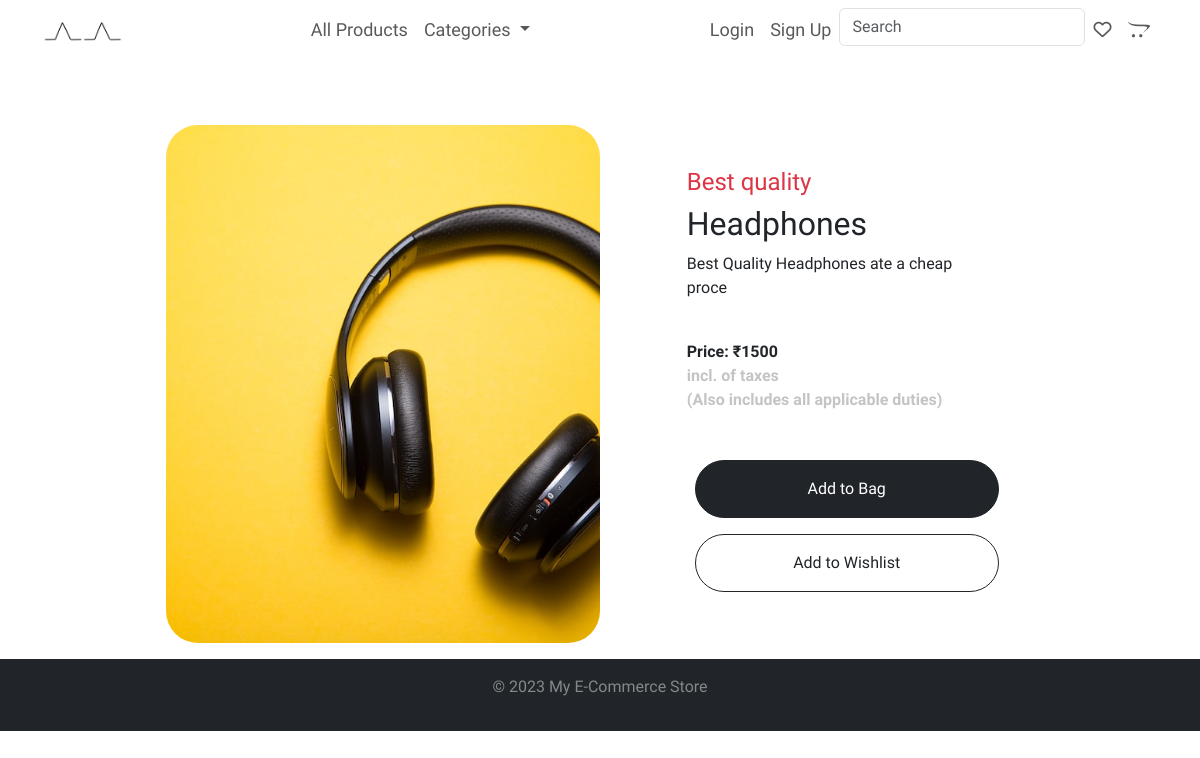
The app's page /products/2 with its own data.
### ecommerce/models.py (models this page shows, shortened)
class Products(models.Model):
    name = models.CharField(max_length=60)
    price = models.IntegerField(default=0)
    category = models.ForeignKey(Category, on_delete=models.CASCADE, default=1)
    tagline = models.CharField(max_length=50, null=True, blank=True)
    description = models.CharField(
        max_length=250, default='', blank=True, null=True)
    image = models.ImageField(upload_to='uploads/products/')
    @staticmethod
    def get_product_by_id(id):
        return Products.objects.filter(id=id)[0]

### ecommerce/views.py (the view, shortened to what this page needs)
# urls.py: path('products/<int:product_id>', views.product_detail, name='product_detail'),
def product_detail(req, product_id):
    product = Products.get_product_by_id(product_id)
    categories = Category.get_all_categories()
    cart_quantity = 0
    user = req.session.get("customer_id")
    return render(req, "product_detail.html", {"product": product, "categories": categories, "cart_quantity": cart_quantity})

### ecommerce/models.py (called while the page is built)
    @staticmethod
    def get_all_categories():
        return Category.objects.all()

    def __str__(self):
        return self.name

### ecommerce/Templates/product_detail.html (shortened to what this page needs)
{% extends "master.html" %}
{% block content %}
<section class="product-details d-flex flex-row justify-content-around p-3 w-75">
    <img src=" {{ product.image.url }}" alt="{{ product.name }}" class="img-fluid product-image rounded-5 w-50">
    <div class="product-info w-50">
        {% if product.tagline %}
        <h4 class="text-danger product-tagline">{{ product.tagline }}</h4>
        {% endif %}
        <h2>{{ product.name }}</h2>
        <p class="product-description">{{ product.description }}</p>
        <div class="product-info-price">
            <p class="product-price">Price: ₹{{ product.price }}<br>
                <span class="product-price-desc">incl. of taxes <br>(Also includes all applicable duties)</span>
            </p>
        </div>
        <div class="product-info-button-group">
            {% if cart_quantity == 0 %}
            <a href="{% url 'add_to_cart' product_id=product.id %}" class="btn btn-dark rounded-5 p-3 m-2 w-100">Add to
                Bag</a>
            {% endif %}
            <a href="" class="btn btn-outline-dark rounded-5 p-3 m-2 w-100">Add to Wishlist</a>
        </div>
    </div>
</section>
{% endblock %}

### ecommerce/static/style.css (style rules this page uses)
* { font-family: 'Sacramento', cursive; font-family: 'Comfortaa', cursive; }
.product-details { gap: 5%; margin: auto; margin-top: 50px; }
.product-info { padding: 5%; }
.product-price-desc { color: rgb(197, 196, 196); }
.product-info-price { font-weight: bolder; margin-top: 40px; margin-bottom: 40px; }
.product-details img { object-fit: cover; }

### records on screen
Products: image (picture), tagline "Best quality", name "Headphones", description "Best Quality Headphones ate a cheap proce", price "1500"
